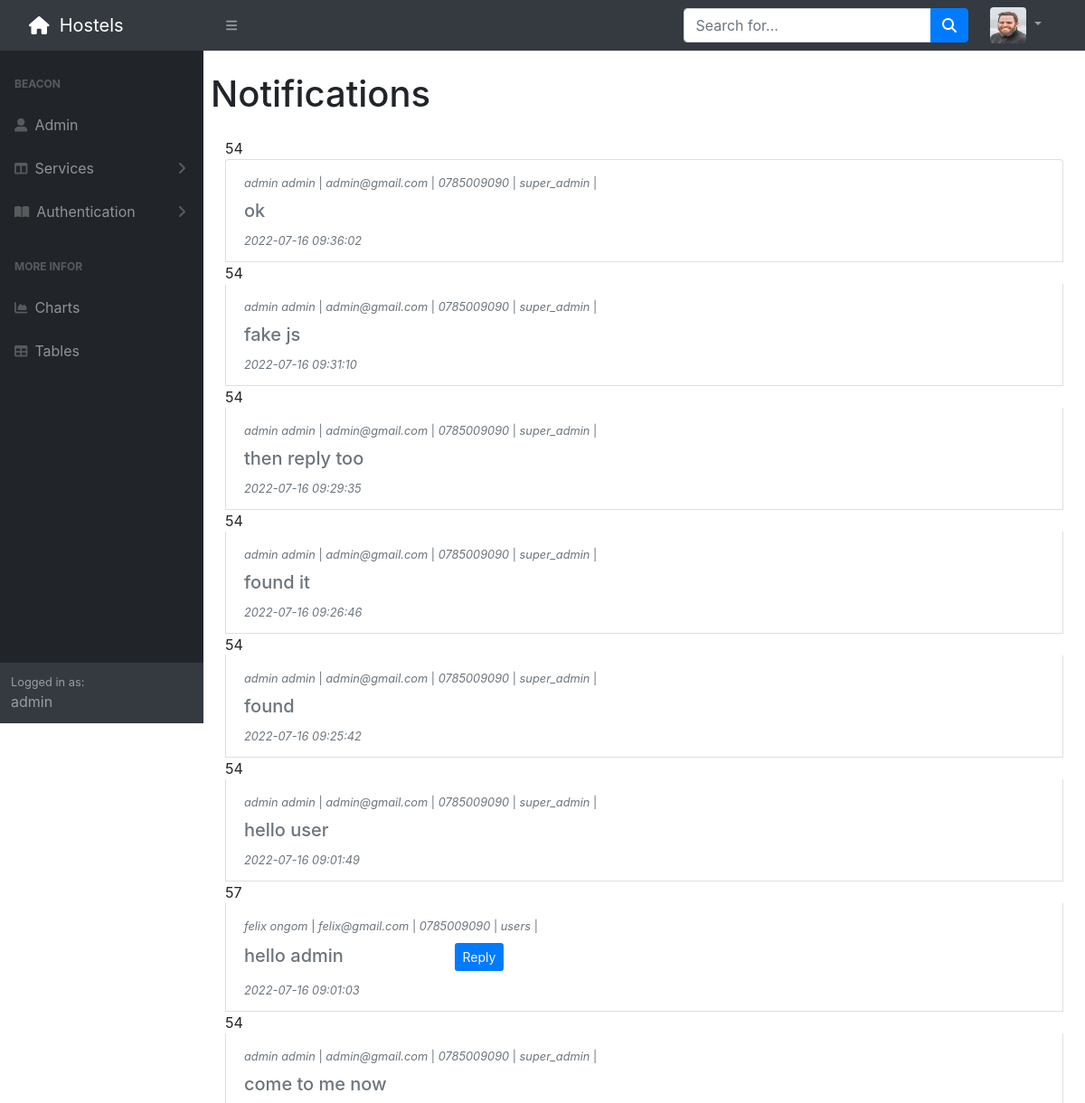
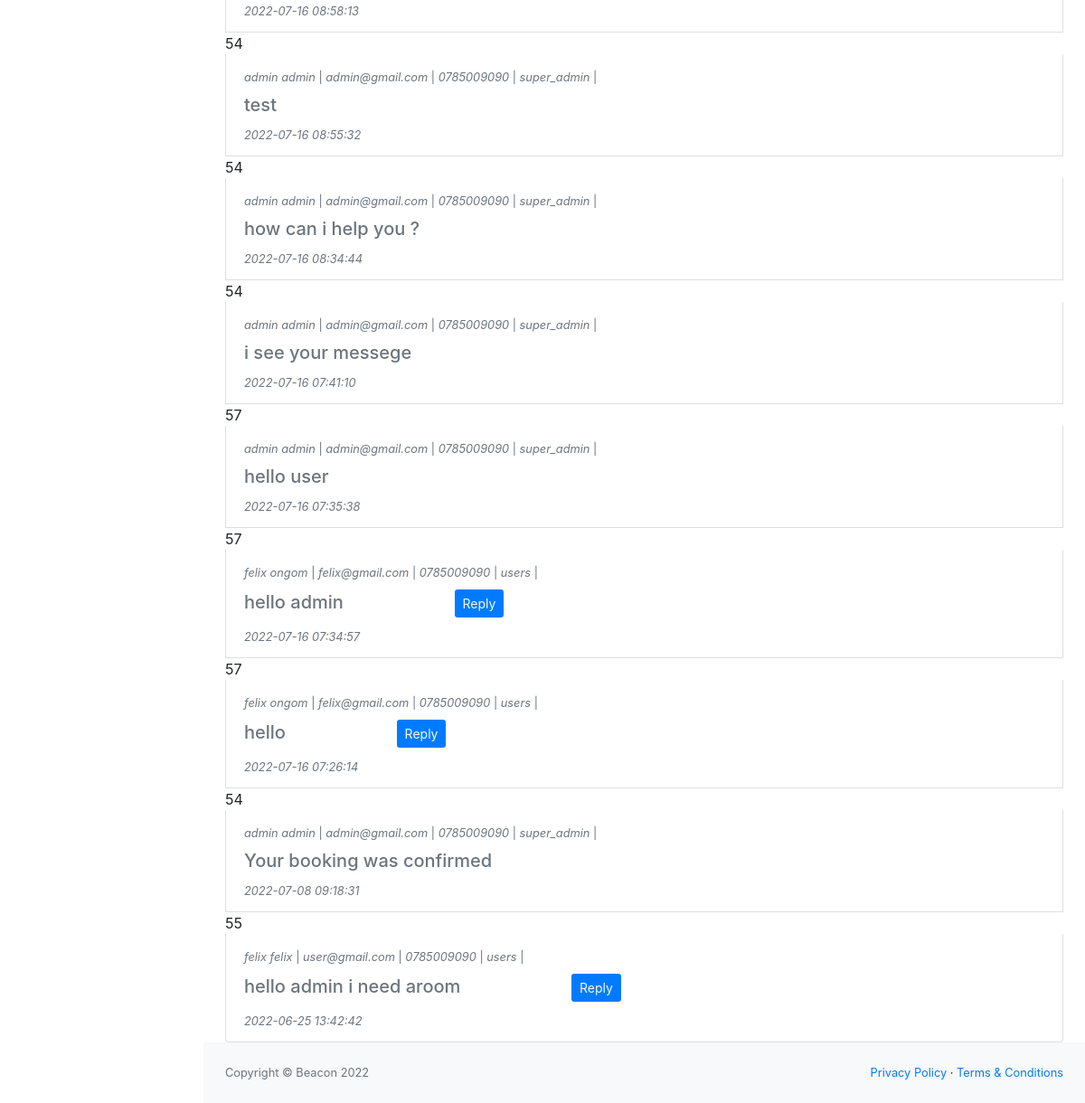
Page /admin/read_notifictin.php (signed in) on the committed database (2 pictures, top to bottom).
### tables this page shows
CREATE TABLE `message_tbl` (
  `id` int(150) NOT NULL,
  `text` varchar(100) NOT NULL,
  `status` int(100) NOT NULL,
  `user_id` int(11) NOT NULL,
  `reciever_id` int(11) NOT NULL,
  `messege_date` timestamp NOT NULL DEFAULT current_timestamp()
);

CREATE TABLE `user_tbl` (
  `user_id` int(11) NOT NULL,
  `fname` varchar(50) NOT NULL,
  `lname` varchar(50) NOT NULL,
  `type` varchar(30) NOT NULL,
  `phone` varchar(30) NOT NULL,
  `email` varchar(50) NOT NULL,
  `image` text NOT NULL,
  `password` text NOT NULL,
  `date` timestamp NOT NULL DEFAULT current_timestamp(),
  `status` varchar(10) NOT NULL
);

### admin/read_notifictin.php (the view, shortened to what this page needs)
<?php
include "./config/connect.php";
include "../include/navbar.php";
?>
<div id="layoutSidenav_content">
    <main>
        <h1 class="my-4 mx-2">Notifications</h1>
        <div class="container-fluid px-4">
            <ul class="list-group">
                <?php
                $myId = $_SESSION['admin_login_id'];
                $sql = "SELECT * FROM user_tbl, message_tbl WHERE (user_tbl.user_id = message_tbl.reciever_id OR user_tbl.user_id=message_tbl.user_id )
                and ( message_tbl.user_id='$myId' OR message_tbl.reciever_id='$myId' OR message_tbl.reciever_id='1000')
                GROUP BY message_tbl.id ORDER BY message_tbl.messege_date DESC";
                $res = mysqli_query($con, $sql);
                if (!$res) {
                    echo mysqli_error($con);
                } else {
                    while ($row = mysqli_fetch_array($res)) {
                        echo  $row['user_id'];
                        ?>
                        <div class="list-group-item">
                            <div class=" name">
                                <small class="text-secondary">
                                     <i><?php echo $row['fname'].' '. $row['lname']; ?></i> |
                                     <i><?php echo $row['email']; ?></i> |
                                     <i><?php echo $row['phone']; ?></i> |
                                     <i><?php echo $row['type']; ?></i> |
                                </small>
                            </div>
                            <div class="h5 text-secondary pt-2"><?php echo $row['text'] ?><span class="ml-5"> &nbsp; &nbsp;
                                    <?php
                                    if( $row['type']!='super_admin'){
                                        include('reply.php');
                                    }else{
                                        echo '';
                                    }
                                    ?>
                            </div>
                            <small class="text-secondary"> <i><?php echo $row['messege_date'] ?></i> </small>
                        </div>
                <?php
                    }
                }
                ?>
            </ul>
        </div>
    </main>
    <?php
    include "../include/footer.php";
    ?>
</div>
</div>
</body>
</html>

### admin/reply.php (shortened to what this page needs)
<!DOCTYPE html>
<html lang="en">
<head>
    <link rel="stylesheet" href="https://cdn.jsdelivr.net/npm/bootstrap@4.4.1/dist/css/bootstrap.min.css">
</head>
<body>
    <button type="button" class="btn btn-sm bg-primary  ml-5 text-light" data-bs-toggle="modal" data-bs-target="#exampleModal" data-bs-whatever="@getbootstrap">Reply</button>
</body>
</html>

### rows in the picture
message_tbl: user "54", user.fname "admin", user.lname "admin", user.email "admin@gmail.com", user.phone "0785009090", user.type "super_admin", text "ok", messege_date "2022-07-16 09:36:02"
message_tbl: user "54", user.fname "admin", user.lname "admin", user.email "admin@gmail.com", user.phone "0785009090", user.type "super_admin", text "fake js", messege_date "2022-07-16 09:31:10"
message_tbl: user "54", user.fname "admin", user.lname "admin", user.email "admin@gmail.com", user.phone "0785009090", user.type "super_admin", text "then reply too", messege_date "2022-07-16 09:29:35"
message_tbl: user "54", user.fname "admin", user.lname "admin", user.email "admin@gmail.com", user.phone "0785009090", user.type "super_admin", text "found it", messege_date "2022-07-16 09:26:46"
message_tbl: user "54", user.fname "admin", user.lname "admin", user.email "admin@gmail.com", user.phone "0785009090", user.type "super_admin", text "found", messege_date "2022-07-16 09:25:42"
message_tbl: user "54", user.fname "admin", user.lname "admin", user.email "admin@gmail.com", user.phone "0785009090", user.type "super_admin", text "hello user", messege_date "2022-07-16 09:01:49"
message_tbl: user "57", user.fname "felix", user.lname "ongom", user.email "felix@gmail.com", user.phone "0785009090", user.type "users", text "hello admin", messege_date "2022-07-16 09:01:03"
message_tbl: user "54", user.fname "admin", user.lname "admin", user.email "admin@gmail.com", user.phone "0785009090", user.type "super_admin", text "come to me now", messege_date "2022-07-16 08:58:13"
message_tbl: user "54", user.fname "admin", user.lname "admin", user.email "admin@gmail.com", user.phone "0785009090", user.type "super_admin", text "test", messege_date "2022-07-16 08:55:32"
message_tbl: user "54", user.fname "admin", user.lname "admin", user.email "admin@gmail.com", user.phone "0785009090", user.type "super_admin", text "how can i help you ?", messege_date "2022-07-16 08:34:44"
message_tbl: user "54", user.fname "admin", user.lname "admin", user.email "admin@gmail.com", user.phone "0785009090", user.type "super_admin", text "i see your messege", messege_date "2022-07-16 07:41:10"
message_tbl: user "57", user_tbl.fname "admin", user_tbl.lname "admin", user_tbl.email "admin@gmail.com", user_tbl.phone "0785009090", user_tbl.type "super_admin", text "hello user", messege_date "2022-07-16 07:35:38"
message_tbl: user "57", user.fname "felix", user.lname "ongom", user.email "felix@gmail.com", user.phone "0785009090", user.type "users", text "hello admin", messege_date "2022-07-16 07:34:57"
message_tbl: user "57", user.fname "felix", user.lname "ongom", user.email "felix@gmail.com", user.phone "0785009090", user.type "users", text "hello", messege_date "2022-07-16 07:26:14"
message_tbl: user "54", user.fname "admin", user.lname "admin", user.email "admin@gmail.com", user.phone "0785009090", user.type "super_admin", text "Your booking was confirmed", messege_date "2022-07-08 09:18:31"
message_tbl: user "55", user.fname "felix", user.lname "felix", user.email "user@gmail.com", user.phone "0785009090", user.type "users", text "hello admin i need aroom", messege_date "2022-06-25 13:42:42"

### other values in the picture
$_SESSION['user_name'] "admin"
